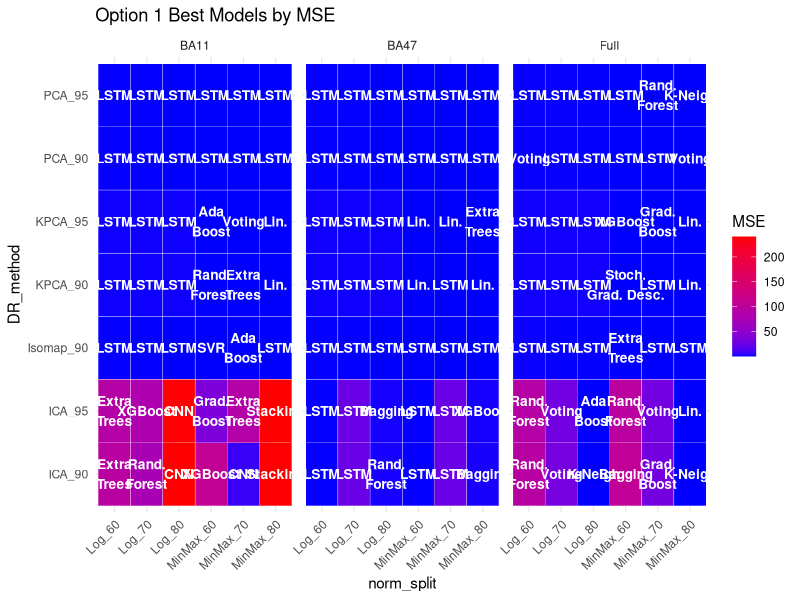
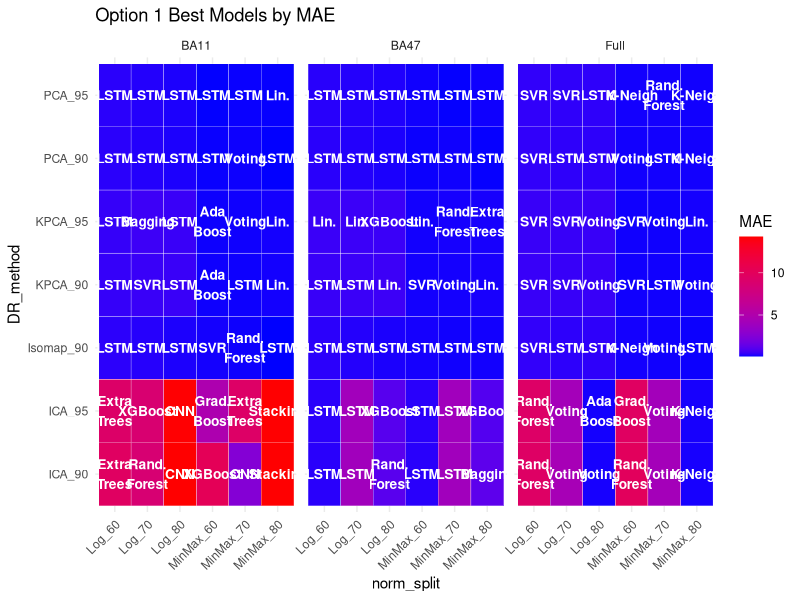
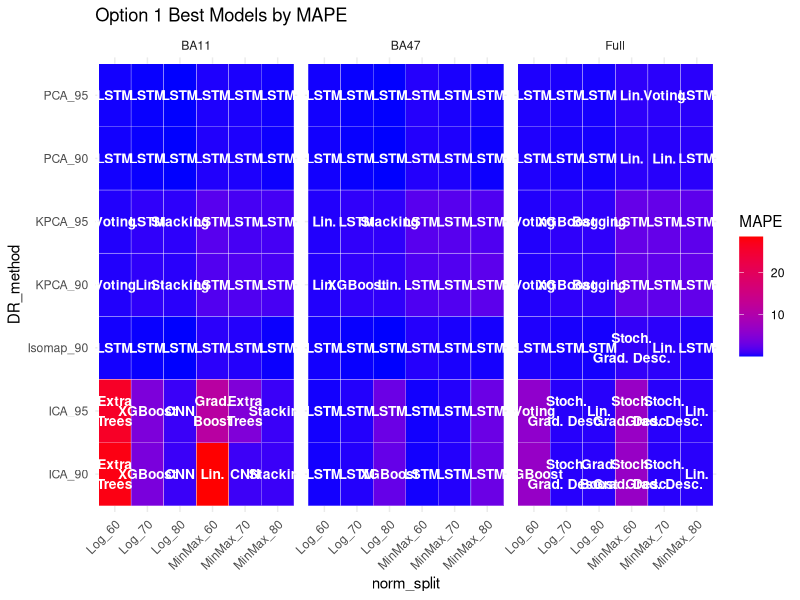
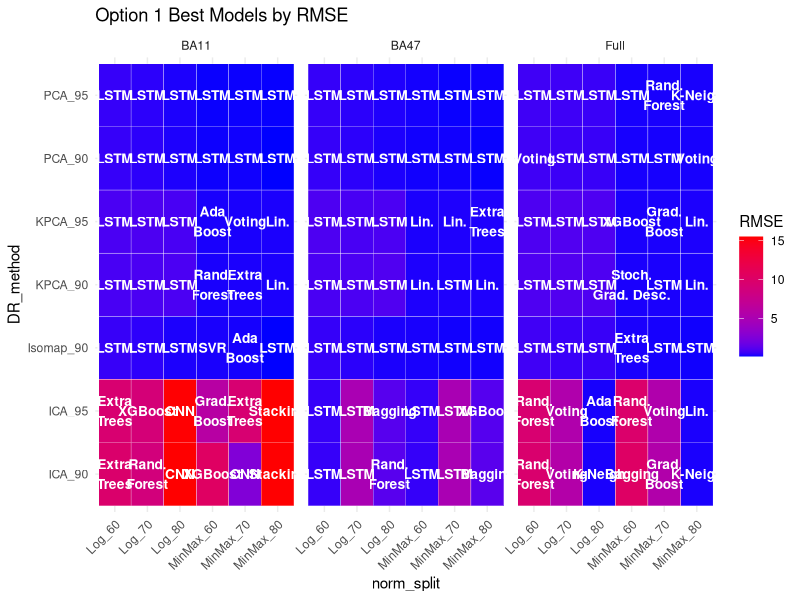
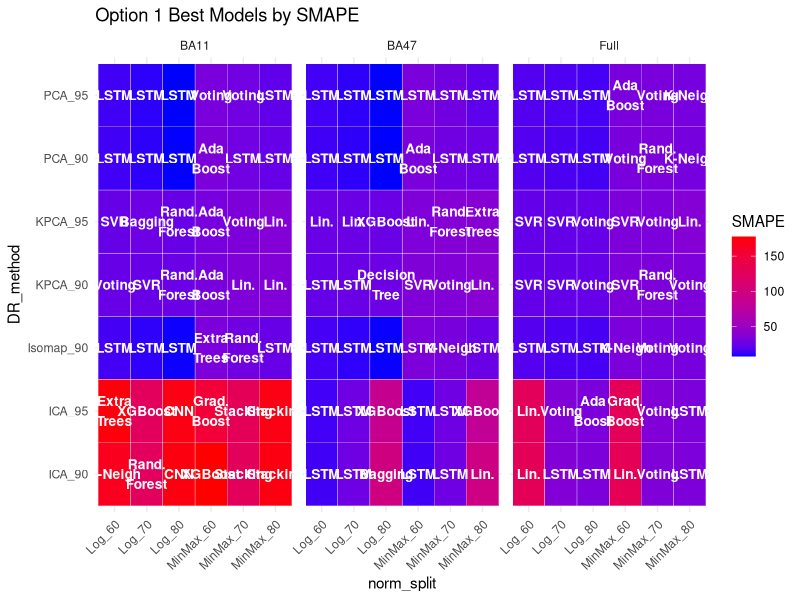
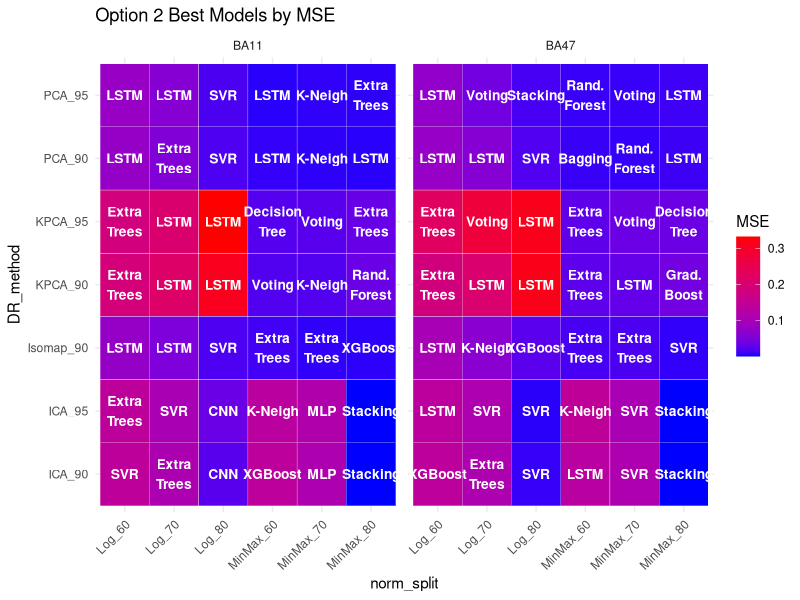
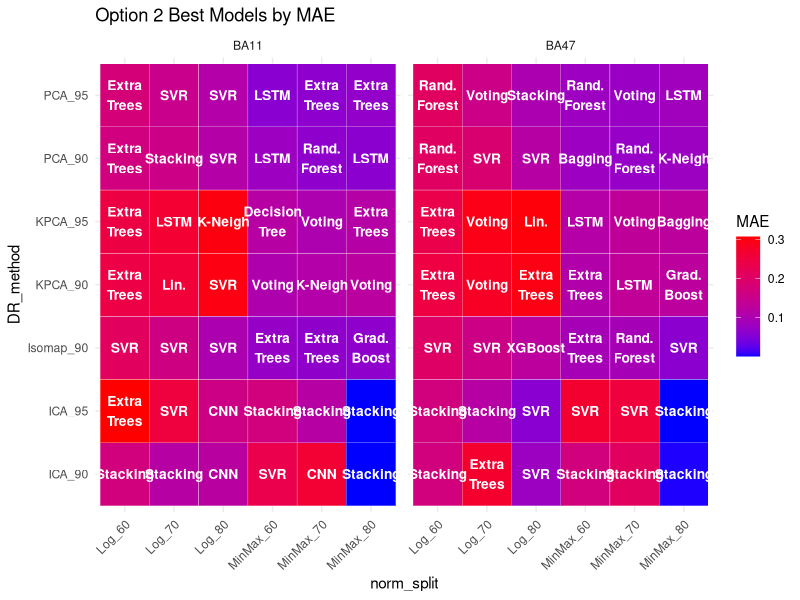
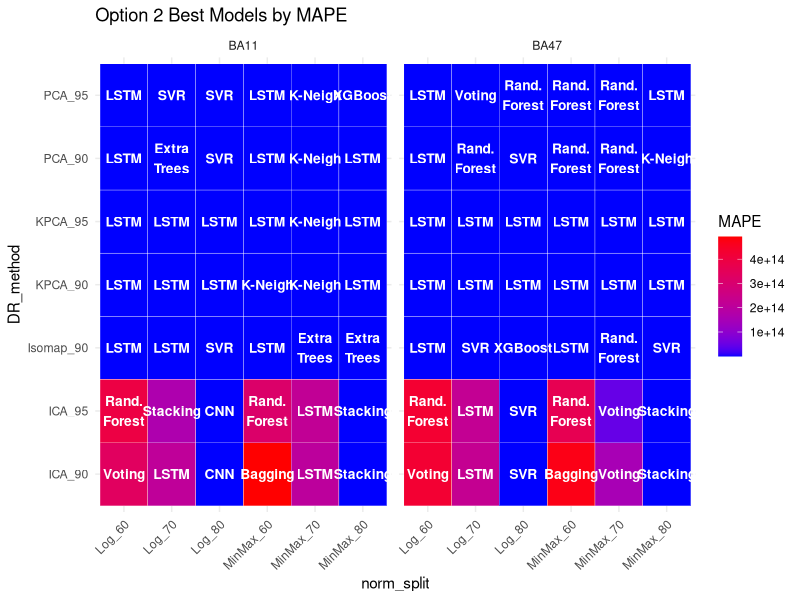

Write the R code that produced these figures, in order.
## ---- chunk 1
knitr::opts_chunk$set(echo = FALSE, message = FALSE, warning = FALSE)
## ---- chunk 2
library(tidyverse)

# Read in Data
opt1_results = read.csv("src/opt_1_all_models_performance.csv")[, -1] #First column is index right now, might change later
opt2_results = read.csv("src/opt_2_all_models_performance.csv")[, -1]
## ---- chunk 3
input_list <- list("Option 1 Best Models" = opt1_results, "Option 2 Best Models" = opt2_results)
output_list <- list()

error_metrics <- c("MSE", "MAE", "MAPE", "RMSE", "SMAPE")

o_name_id <- 1
out_id <- 1
for (df in input_list) {
  option_name <- names(input_list)[o_name_id]
  wrangled_df <- df |> 
    mutate(data = str_extract(df$full_df_name, ".*(?= )")) |> 
    mutate(model = case_when(model == "Linear Regressor" ~ "Lin.", 
                             model == "Support Vector Regressor" ~ "SVR", 
                             model == "Decision Tree Regressor" ~ "Decision\nTree", 
                             model == "K-Neighbors Regressor" ~ "K-Neigh", 
                             model == "Stochastic Gradient Descent Regressor" ~ "Stoch.\nGrad. Desc.", 
                             model == "Voting Regressor" ~ "Voting", 
                             model == "Stacking Regressor" ~ "Stacking", 
                             model == "Gradient Boosting Regressor" ~ "Grad.\nBoost", 
                             model == "Random Forest Regressor" ~ "Rand.\nForest", 
                             model == "AdaBoostRegressor" ~ "Ada\nBoost", 
                             model == "BaggingRegressor" ~ "Bagging", 
                             model == "ExtraTreesRegressor" ~ "Extra\nTrees", 
                             model == "XGBoost Regressor" ~ "XGBoost", 
                             model == "Multilayer Perceptron" ~ "MLP", 
                             model == "Long Short-Term Memory Network" ~ "LSTM", 
                             model == "Convolutional neural network" ~ "CNN")) |> 
    mutate(DR_method = str_extract(df$full_df_name, "(PCA|ICA|Isomap|KPCA)_\\d{2}")) |> 
    mutate(norm_split = paste(str_extract(df$full_df_name, "(MinMax)|(Log)"), str_extract(df$full_df_name, "(?<=Overall_).*(?=:)"), sep = "_")) |> 
    select(full_df_name, model, MSE:data, DR_method:norm_split)
  for (metric in error_metrics) {
    one_metric <- wrangled_df |> 
      select(full_df_name, data, model, DR_method, norm_split, all_of(metric)) |> 
      group_by(full_df_name) |> 
      arrange(.data[[metric]], .by_group = TRUE) |> 
      distinct(full_df_name, .keep_all = TRUE)
    output_list[[out_id]] <- one_metric
    names(output_list)[out_id] <- paste(option_name, "by", metric)
    out_id <- out_id + 1
  }
  o_name_id <- o_name_id + 1
}
## ---- chunk 4
for (df_id in 1:10) {
  metric <- colnames(output_list[[df_id]])[6]
  plot <- ggplot(output_list[[df_id]], aes(x = norm_split, y = DR_method, fill = .data[[metric]])) +
      geom_tile(color = "white") +
      geom_text(aes(label = model), color = "white", size = 3.5, fontface = "bold") +
      scale_fill_gradient(low = "blue", high = "red") +
      facet_wrap(~data)+
      theme_minimal() +
      labs(title = names(output_list)[df_id]) + 
      theme(
        axis.text.x = element_text(angle = 45, hjust = 1),
        legend.position = "right"
      )
  print(plot)
}
